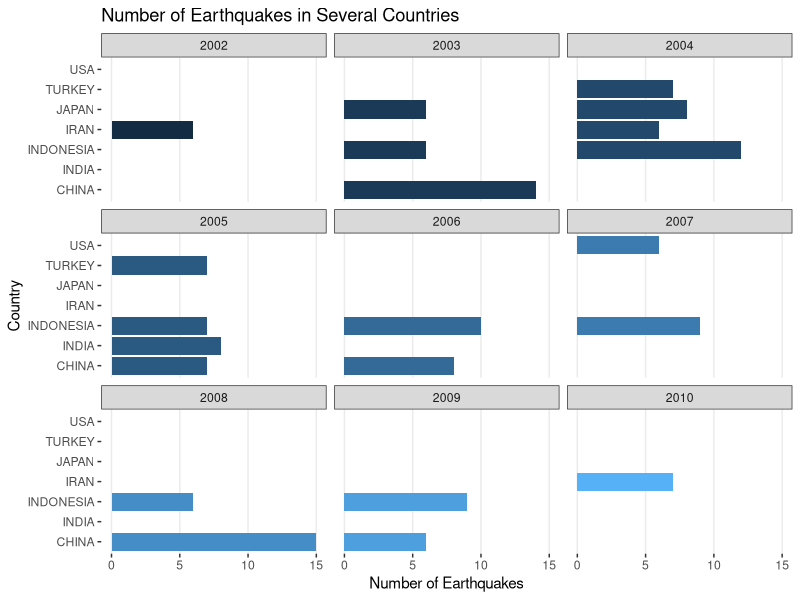
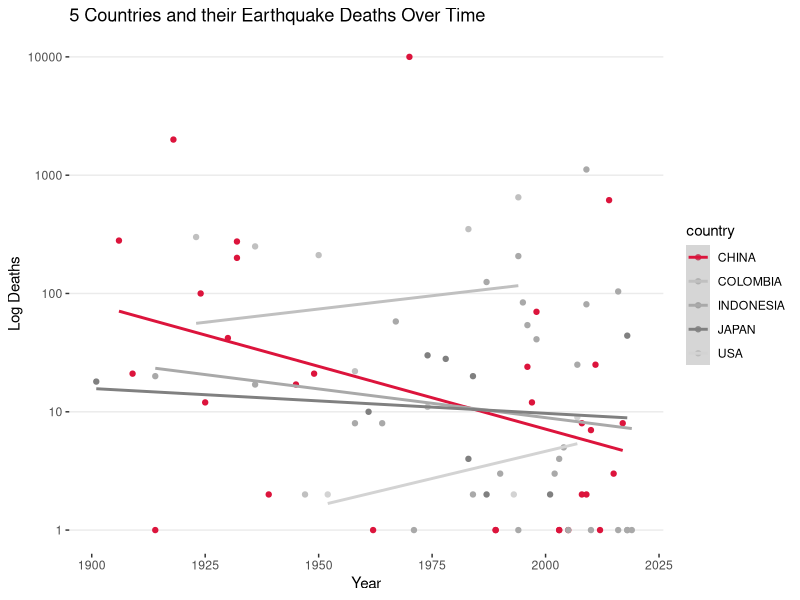
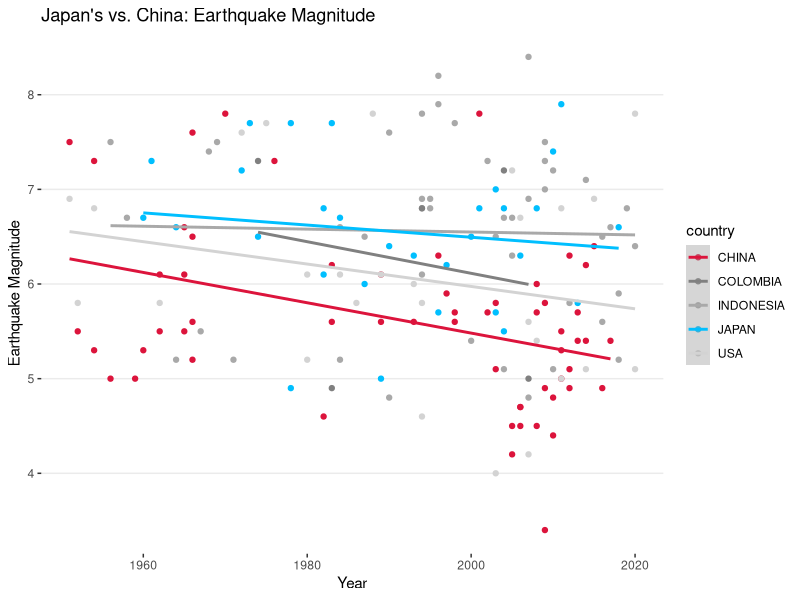

Write the R code that produced these figures, in order.
## ---- chunk 1
library(tidyverse)
earthquakes <- read_csv("../data/earthquakes_world.csv")
## ---- chunk 2
#taking a look at the data
head(earthquakes)
## ---- chunk 3
#what are some of the countries with the highest amounts of earthquakes per year 
n_per_yr <- earthquakes %>% 
      filter(year > 0) %>%
      count(year, country) %>% 
      data.frame()
     
n_per_yr %>% arrange(desc(n))
## ---- chunk 4
# Faceted bar chart. I could not really understand how to have each year have the most in that year. 
# SO this is how it will be for now

n_per_yr %>% 
  filter(year > 2000 & year < 2011) %>%
  top_n(20) %>% 
      ggplot(aes(x = country, y = n, fill = year)) +
      geom_col() +
      facet_wrap(~ year) +
      coord_flip() +
      theme_bw() +
      theme(panel.border = element_blank(), panel.grid.major.y = element_blank(), 
            panel.grid.minor = element_blank(), legend.position = "none") +
          labs(title = "Number of Earthquakes in Several Countries", 
               y = "Number of Earthquakes", x = "Country")
## ---- chunk 5
# Plot over time of the earthquakes for four different countries

#Selecting countries of interest
country_v <- c("USA", "JAPAN", "CHINA", "COLOMBIA", "INDONESIA")

#Plot showing five countries
earthquakes %>% 
  filter(country == country_v & year > 1900) %>% 
    ggplot(aes(x = year, y = deaths)) +
    geom_point(aes(color = country)) +
    geom_smooth(method = "lm", aes(color = country), level = FALSE) +
    scale_y_log10() +
    scale_color_manual(values = c("CHINA" = "#DC143C", "USA" = "#D3D3D3", 
                                  "JAPAN" = "#808080", "COLOMBIA" = "#C0C0C0", "INDONESIA" = "#A9A9A9")) +
    theme_bw() +
    theme(panel.border = element_blank(), panel.grid.major.x = element_blank(), 
          panel.grid.minor = element_blank()) +
    labs(title = "5 Countries and their Earthquake Deaths Over Time", x = "Year", y = "Log Deaths")
  
## ---- chunk 6
# Is there a trend in magnitude over time for the last 70 years

earthquakes %>% 
  filter(year > 1950 & country == country_v) %>% 
  ggplot(aes(x = year, y = eq_primary)) +
  geom_point(aes(color = country)) + #C0C0C0 #DC143C
  geom_smooth(method = "lm", aes(color = country), level = FALSE)+
    scale_color_manual(values = c("CHINA" = "#DC143C", "USA" = "#D3D3D3", 
                                  "JAPAN" = "#00BFFF", "COLOMBIA" = "#808080", "INDONESIA" = "#A9A9A9")) +
  theme_bw() +
    theme(panel.border = element_blank(), panel.grid.major.x = element_blank(), 
          panel.grid.minor = element_blank()) +
    labs(title = "Japan's vs. China: Earthquake Magnitude", x = "Year", y = "Earthquake Magnitude")
